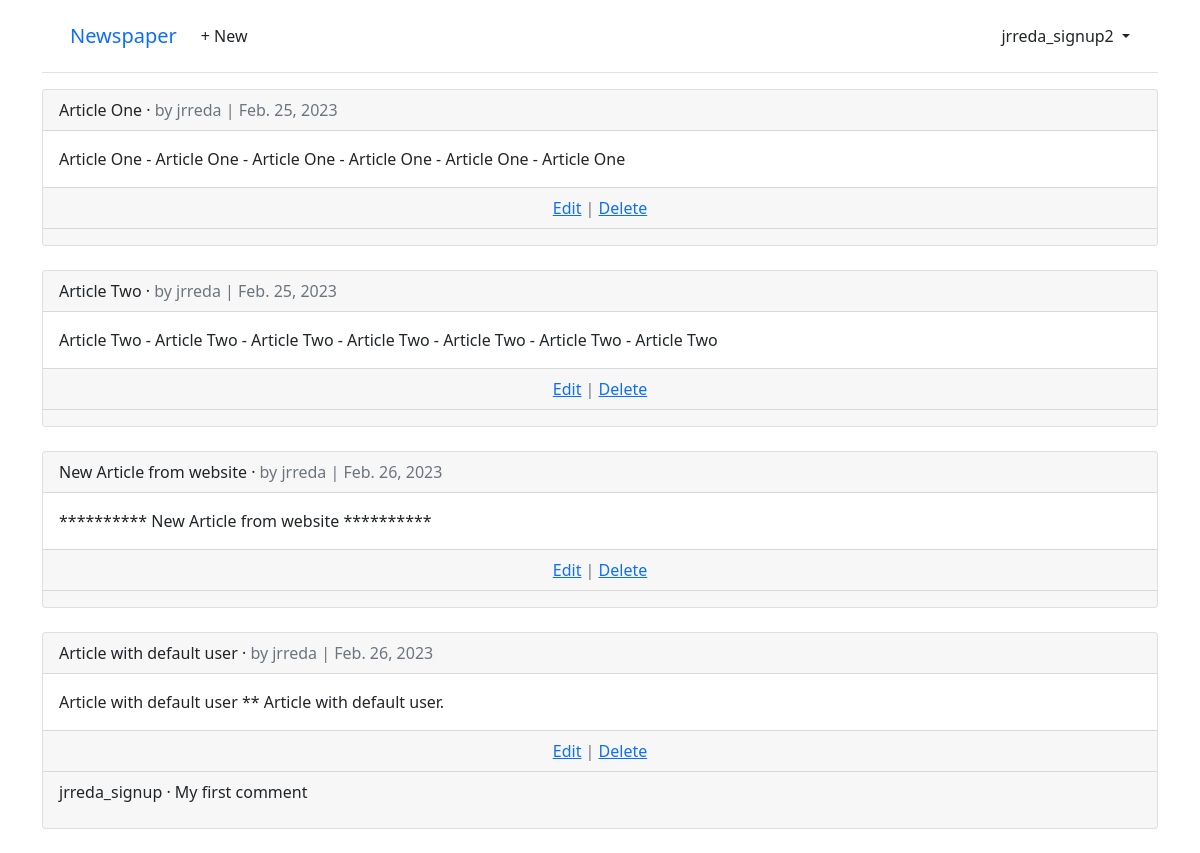
The page /articles/ (signed in) on the database its author committed.
### accounts/models.py (models this page shows)
class CustomUser(AbstractUser):
    age = models.PositiveIntegerField(null=True, blank=True)

### articles/models.py (models this page shows, shortened)
class Article(models.Model):
    title = models.CharField(max_length=255)
    body = models.TextField()
    date = models.DateField(auto_now_add=True)
    author = models.ForeignKey(
        settings.AUTH_USER_MODEL,
        on_delete=models.CASCADE,
    )

class Comment(models.Model):
    article = models.ForeignKey(
        Article,
        on_delete=models.CASCADE,
        related_name='comments',
        )
    comment = models.CharField(max_length=140)
    author = models.ForeignKey(
        settings.AUTH_USER_MODEL,
        on_delete=models.CASCADE,
    )
    def __str__(self) -> str:
        return self.comment

### articles/views.py (the view)
# urls.py: path("", ArticleListView.as_view(), name="article_list"),
class ArticleListView(LoginRequiredMixin, ListView):  # new
    model = Article
    template_name = 'article_list.html'
    context_object_name = 'all_articles_list'

### templates/article_list.html (shortened to what this page needs)
{% extends 'base.html' %}
{% block content %}
{% for article in all_articles_list %}
<div class="card">
    <div class="card-header">
      <span class="font-weight-bold">{{ article.title }}</span> &middot;
      <span class="text-muted">by {{ article.author }} |
      {{ article.date }}</span>
    </div>
    <div class="card-body">
      {{ article.body }}
    </div>
    <div class="card-footer text-center text-muted">
      <a href="{% url 'article_edit' article.pk %}">Edit</a> |
      <a href="{% url 'article_delete' article.pk %}">Delete</a>
    </div>
    <div class="card-footer">
      {% for comment in article.comments.all %}
        <p>
          <span class="font-weight-bold">
            {{ comment.author }} &middot;
          </span>
          {{ comment }}
        </p>
      {% endfor %}
    </div>
</div>
<br />
{% endfor %}
{% endblock content %}

### templates/base.html (shortened to what this page needs)
{% load static %}
<!DOCTYPE html>
<html>
<head>
  <link href="https://cdn.jsdelivr.net/npm/bootstrap@5.1.3/dist/css/bootstrap.min.css" rel="stylesheet"
>
</head>
<body>
  <div class="container">
    <header class="p-3 mb-3 border-bottom">
      <div class="container">
        <div class="d-flex flex-wrap align-items-center justify-content-center
          justify-content-lg-start">
          <a class="navbar-brand" href="{% url 'home' %}">Newspaper</a>
          <ul class="nav col-12 col-lg-auto me-lg-auto mb-2 justify-content-center
            mb-md-0">
            {% if user.is_authenticated %}
            <li><a href="{% url 'article_new' %}" class="nav-link px-2 link-dark">+ New</a></li>
          </ul>
          <div class="dropdown text-end">
            <a href="#" class="d-block link-dark text-decoration-none dropdown-toggle" id="dropdownUser1"
              data-bs-toggle="dropdown" aria-expanded="false">
              {{ user.username }}
            </a>
          </div>
          {% else %}
          <div class="text-end">
            <a href="{% url 'login' %}" class="btn btn-outline-primary me-2">Log In</a>
            <a href="{% url 'signup' %}" class="btn btn-primary">Sign Up</a>
          </div>
          {% endif %}
        </div>
      </div>
    </header>
    <main>
      {% block content %}
      {% endblock content %}
    </main>
  </div>
</body>

### rows shown on the page
CustomUser: username "jrreda_signup2"
Article: title "Article One", author "jrreda", date "Feb. 25, 2023", body "Article One - Article One - Article One - Article One - Article One - Article One"
Article: title "Article Two", author "jrreda", date "Feb. 25, 2023", body "Article Two - Article Two - Article Two - Article Two - Article Two - Article Two - Article Two"
Article: title "New Article from website", author "jrreda", date "Feb. 26, 2023", body "********** New Article from website **********"
Article: title "Article with default user", author "jrreda", date "Feb. 26, 2023", body "Article with default user ** Article with default user."
Comment: author "jrreda_signup", comment "My first comment"
